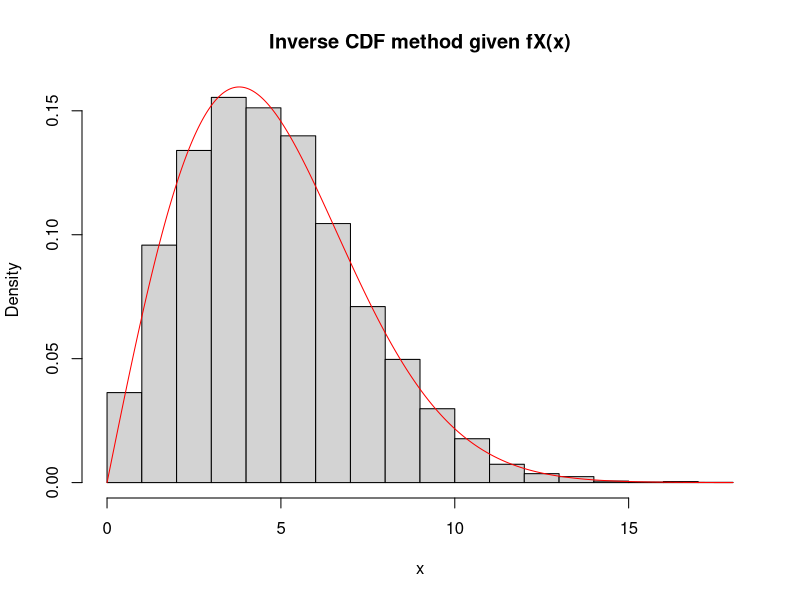

This figure's R source:
d = 7
sig = 1 + (d/2.5)
N = 10000

#Inverse CDF
x = seq(0,0.99999,0.00001)
y = sqrt(-2*sig^2*log(1-x))

#Sample the inverse CDF
Sx = sample(y,N, replace = FALSE)

#Plot the density of the sample
hist(Sx, prob=TRUE, main="Inverse CDF method given fX(x)", xlab="x", 
     ylab="Density")

#Superimposing a red curve of the PDF
x0 = seq(0,18,0.001)
y0 = x0/(sig^2)*exp((-x0^2)/(2*sig^2))
lines(x0, y0, type="l", col="red")

# Check the expectation with the source
# Equally likely values so use mean
mean(y) #calculated
1.2533*sig #source

# Check the variance with the source
var(y) #calculated
0.4292*sig^2 #source